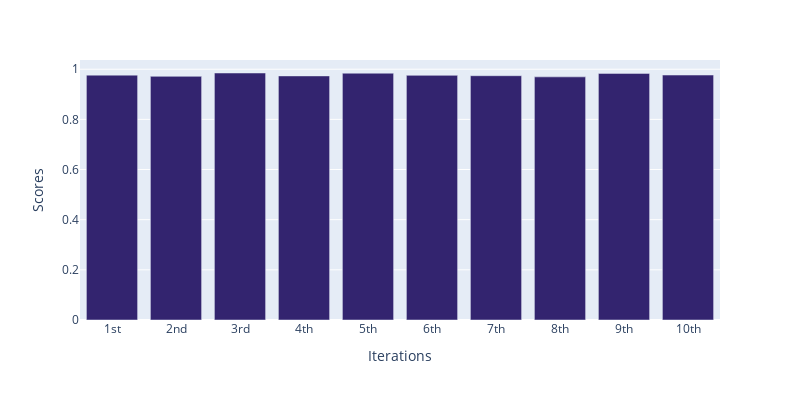

Notebook cell for this chart:
### Code cell
fig = px.bar(x=iteration, y = scores,
                  height = 400, width = 800,color_discrete_sequence=['#33246f'])

fig.update_layout(xaxis_title = 'Iterations', yaxis_title='Scores')
fig.show()

### Figure 1 — Plotly figure (JSON) as saved in the notebook; plotly's stock layout.template omitted (floating-point values rounded to 4 significant figures)
{"data": [{"alignmentgroup": "True", "hovertemplate": "x=%{x}<br>y=%{y}<extra></extra>", "legendgroup": "", "marker": {"color": "#33246f", "pattern": {"shape": ""}}, "name": "", "offsetgroup": "", "orientation": "v", "showlegend": false, "textposition": "auto", "type": "bar", "x": ["1st", "2nd", "3rd", "4th", "5th", "6th", "7th", "8th", "9th", "10th"], "xaxis": "x", "y": [0.9764, 0.9716, 0.9849, 0.9732, 0.9841, 0.9754, 0.9741, 0.9694, 0.9834, 0.9767], "yaxis": "y"}], "layout": {"barmode": "relative", "height": 400, "legend": {"tracegroupgap": 0}, "margin": {"t": 60}, "width": 800, "xaxis": {"anchor": "y", "domain": [0, 1], "title": {"text": "Iterations"}}, "yaxis": {"anchor": "x", "domain": [0, 1], "title": {"text": "Scores"}}}}
